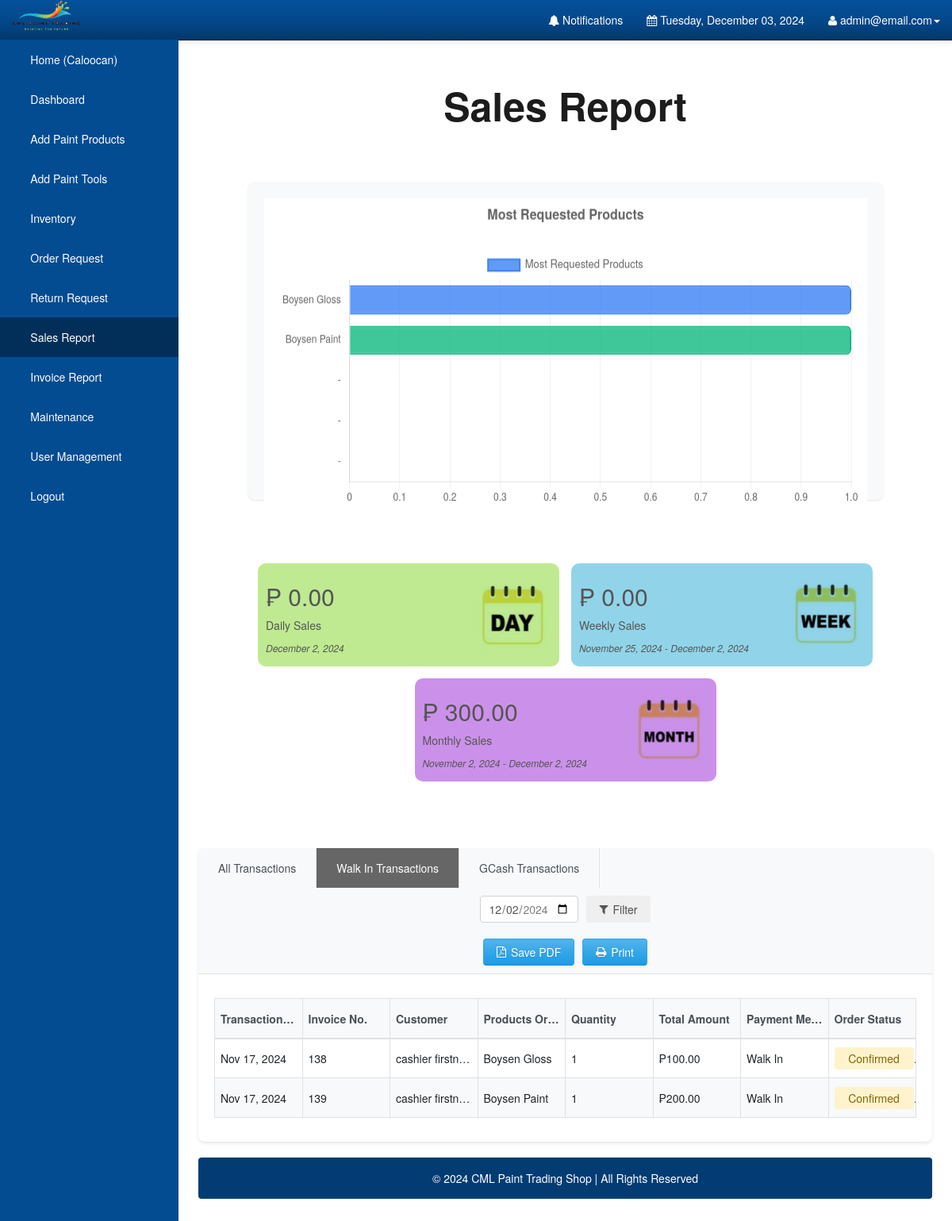
The page /Admin/salesreport.php?order_type=walk_in (signed in) on the database as committed earlier.
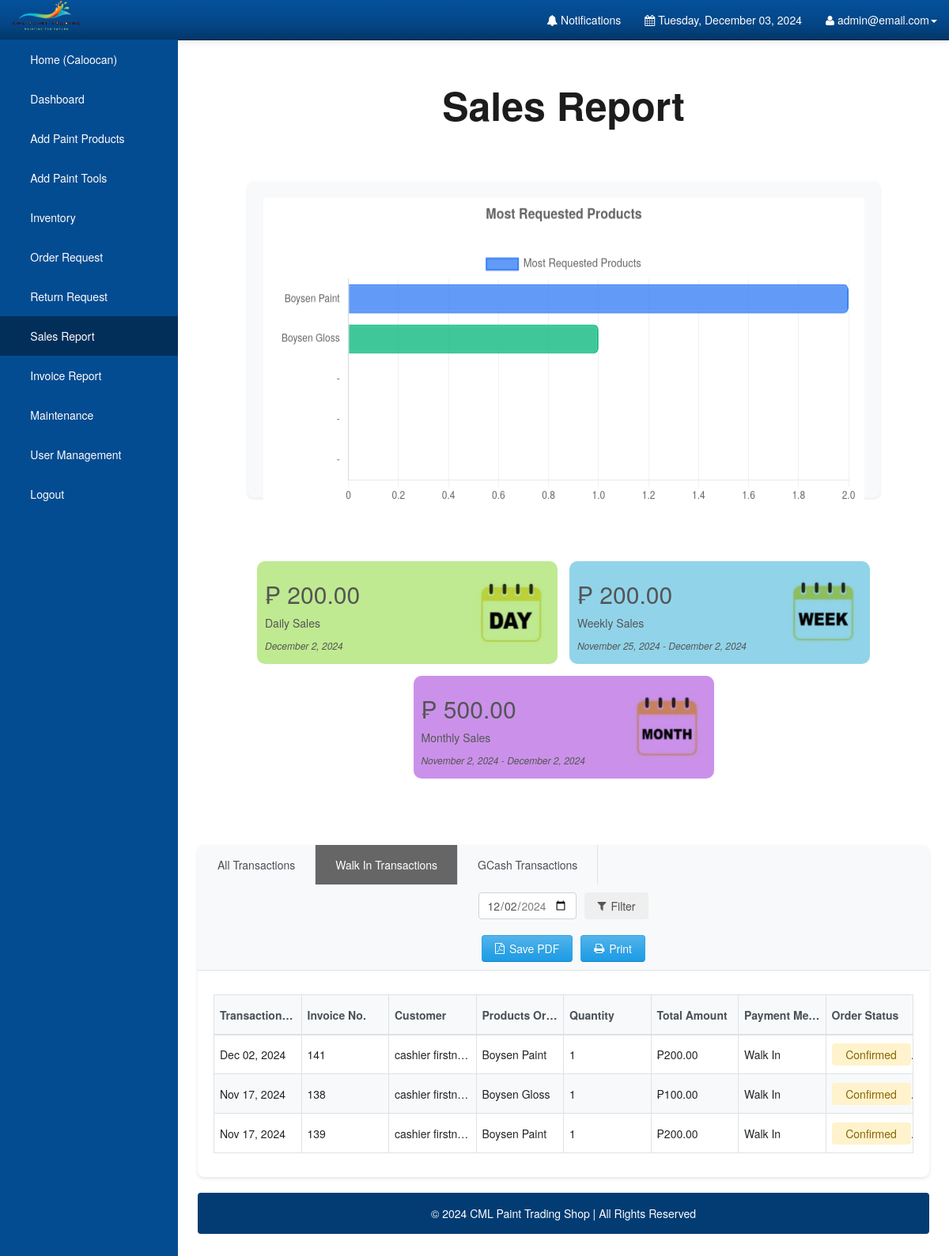
The same page on the database as committed later.
### tables this page shows
CREATE TABLE `orderdetails` (
  `order_id` int(10) UNSIGNED NOT NULL,
  `user_id` int(11) NOT NULL DEFAULT 0,
  `order_name` varchar(1000) NOT NULL DEFAULT '',
  `order_price` double NOT NULL DEFAULT 0,
  `order_quantity` int(10) UNSIGNED NOT NULL DEFAULT 0,
  `order_total` double NOT NULL DEFAULT 0,
  `order_status` varchar(45) NOT NULL DEFAULT '',
  `order_date` date DEFAULT NULL,
  `order_pick_up` datetime(6) DEFAULT NULL,
  `order_pick_place` enum('Quezon City','Caloocan','Valenzuela','San Jose de Monte') DEFAULT NULL,
  `gl` enum('Gallon','Liter') DEFAULT NULL,
  `payment_id` int(11) DEFAULT NULL,
  `product_id` int(11) DEFAULT NULL,
  `branch_id` int(11) DEFAULT NULL
);

CREATE TABLE `users` (
  `user_id` int(11) NOT NULL,
  `user_email` varchar(1000) NOT NULL,
  `user_password` varchar(1000) NOT NULL,
  `user_firstname` varchar(1000) NOT NULL,
  `user_lastname` varchar(1000) NOT NULL,
  `user_address` varchar(1000) NOT NULL,
  `user_mobile` varchar(255) NOT NULL,
  `type` enum('Admin','Customer','Cashier') DEFAULT NULL,
  `assigned_branch` enum('Caloocan','San Jose Del Monte, Bulacan','Quezon City','Valenzuela City') DEFAULT NULL
);

CREATE TABLE `paymentform` (
  `id` int(11) NOT NULL,
  `firstname` varchar(255) DEFAULT NULL,
  `lastname` varchar(255) DEFAULT NULL,
  `email` varchar(255) DEFAULT NULL,
  `address` text DEFAULT NULL,
  `mobile` varchar(255) NOT NULL,
  `payment_method` varchar(255) NOT NULL,
  `payment_type` varchar(255) NOT NULL,
  `amount` decimal(10,2) DEFAULT NULL,
  `payment_image_path` text NOT NULL,
  `created_at` timestamp NOT NULL DEFAULT current_timestamp(),
  `order_id` int(10) UNSIGNED DEFAULT NULL,
  `payment_status` varchar(20) DEFAULT 'verification',
  `months_paid` int(11) NOT NULL DEFAULT 0
);

### Admin/salesreport.php (shortened to what the rows shown need)
<?php
require_once 'config.php';
$order_type = $_GET['order_type'] ?? null;
?>
<!DOCTYPE html>
<html lang="en">
<head>
    <link rel="stylesheet" type="text/css" href="bootstrap/css/bootstrap.min.css" />
    <link rel="stylesheet" type="text/css" href="font-awesome/css/font-awesome.min.css" />
    <link rel="stylesheet" type="text/css" href="css/local.css" />
    <link rel="stylesheet" type="text/css" href="css/salesreport.css" />
    <link rel="stylesheet" href="https://cdn.jsdelivr.net/npm/sweetalert2@11/dist/sweetalert2.min.css">
</head>
<body>
    <div id="wrapper">
        <div id="page-wrapper" class="printable">
            <div class="sales-report-container">
                <h1 class="pageTitle hide-in-print">Sales Report</h1>
                <div id="analyticReports"  class="hide-in-print">
                    <div class="sales-report-content">
                        <?php
                            $order_type_str = '';
                            if (isset($order_type)) {
                                if($order_type === 'walk_in') {
                                    $order_type_str = ' AND LCASE(paymentform.payment_method) = \'walk in\'';
                                } else if($order_type === 'gcash') {
                                    $order_type_str = ' AND LCASE(paymentform.payment_method) = \'gcash\'';
                                }
                            }
                            $end_date = isset($_GET['end_date']) ? $_GET['end_date'] : date('Y-m-d');
                            $start_date = isset($_GET['start_date']) ? $_GET['start_date'] : date('Y-m-d', strtotime('@0'));
                            $start_date_weekly = date('Y-m-d', strtotime($end_date . '-7 days'));
                            $start_date_monthly = date('Y-m-d', strtotime($end_date . '-1 months'));
                            $date_filter = " AND (DATE(order_date) BETWEEN '{$start_date}' AND '{$end_date}')";
                            $stmt_daily = $DB_con->prepare(
                                'SELECT SUM(order_total) as daily_sales, DATE(order_date) as date
                                FROM orderdetails
                                    LEFT JOIN paymentform ON orderdetails.payment_id = paymentform.id
                                WHERE DATE(order_date) = ?' . $order_type_str . $date_filter
                            );
                            $stmt_daily->execute([$end_date]);
                            $daily = $stmt_daily->fetch(PDO::FETCH_ASSOC);
                            $dailySales = $daily['daily_sales'] ?? 0;
                            $stmt_weekly = $DB_con->prepare(
                                'SELECT SUM(order_total) as weekly_sales
                                 FROM orderdetails
                                    LEFT JOIN paymentform ON orderdetails.payment_id = paymentform.id
                                 WHERE (DATE(order_date) BETWEEN ? AND ?)' . $order_type_str . $date_filter
                            );
                            $stmt_weekly->execute([$start_date_weekly, $end_date]);
                            $weekly = $stmt_weekly->fetch(PDO::FETCH_ASSOC);
                            $weeklySales = $weekly['weekly_sales'] ?? 0;
                            $stmt_monthly = $DB_con->prepare(
                                'SELECT SUM(order_total) as monthly_sales
                                 FROM orderdetails
                                    LEFT JOIN paymentform ON orderdetails.payment_id = paymentform.id
                                 WHERE (DATE(order_date) BETWEEN ? AND ?)' . $order_type_str . $date_filter
                            );
                            $stmt_monthly->execute([$start_date_monthly, $end_date]);
                            $monthly = $stmt_monthly->fetch(PDO::FETCH_ASSOC);
                            $monthlySales = $monthly['monthly_sales'] ?? 0;
                        ?>
                        <div class="sales-report-item" data-toggle="modal" data-target="#dailySales">
                            <div>
                                <h2>&#8369 <?php echo number_format($dailySales, 2); ?></h2>
                            </div>
                        </div>
                        <div class="sales-report-item" data-toggle="modal" data-target="#weeklySales">
                            <div>
                                <h2>&#8369 <?php echo number_format($weeklySales, 2); ?></h2>
                            </div>
                        </div>
                        <div class="sales-report-item" data-toggle="modal" data-target="#monthlySales">
                            <div>
                                <h2>&#8369 <?php echo number_format($monthlySales, 2); ?></h2>
                            </div>
                        </div>
                    </div>
                </div>
                <div class="sales-report-transactions">
                    <div class="transactions-table">
                        <table>
                            <thead>
                                <tr>
                                    <th>Transaction Date</th>
                                    <th>Invoice No.</th>
                                    <th>Customer</th>
                                    <th>Products Ordered</th>
                                    <th>Quantity</th>
                                    <th>Total Amount</th>
                                    <th>Payment Method</th>
                                    <th>Order Status</th>
                                </tr>
                            </thead>
                            <tbody class="table-striped">
                                <?php
                            $stmt = $DB_con->prepare('
                                SELECT
                                    users.user_email,
                                    users.user_firstname,
                                    users.user_lastname,
                                    users.user_address,
                                    orderdetails.*,
                                    paymentform.payment_method
                                FROM users
                                INNER JOIN orderdetails ON users.user_id = orderdetails.user_id
                                LEFT JOIN paymentform ON orderdetails.payment_id = paymentform.id WHERE date(orderdetails.order_date) <= ?'
                                 . $order_type_str .
                                'ORDER BY orderdetails.order_date DESC
                            ');
                            $stmt->execute([$end_date]);
                                if ($stmt->rowCount() > 0) {
                                    while ($row = $stmt->fetch(PDO::FETCH_ASSOC)) {
                                        $customerName = $row['user_firstname'] . ' ' . $row['user_lastname'];
                                        $orderDate = date('M d, Y', strtotime($row['order_date']));
                                        $statusClass = strtolower($row['order_status']) == 'completed' ? 'status-completed' :
                                                    (strtolower($row['order_status']) == 'cancelled' ? 'status-cancelled' : 'status-pending');
                                        ?>
                                        <tr>
                                            <td><?php echo htmlspecialchars($orderDate); ?></td>
                                            <td><?php echo htmlspecialchars($row['order_id']); ?></td>
                                            <td><?php echo htmlspecialchars($customerName); ?></td>
                                            <td><?php echo htmlspecialchars($row['order_name']); ?></td>
                                            <td><?php echo htmlspecialchars($row['order_quantity']); ?></td>
                                            <td>₱<?php echo number_format($row['order_total'], 2); ?></td>
                                            <td><?php echo htmlspecialchars($row['payment_method'] ?? 'N/A'); ?></td>
                                            <td><span class="order-status <?php echo $statusClass; ?>"><?php echo htmlspecialchars($row['order_status']); ?></span></td>
                                        </tr>
                                        <?php
                                    }
                                } else {
                                    ?>
                                    <tr>
                                        <td colspan="8" style="text-align: center;">No transactions found.</td>
                                    </tr>
                                    <?php
                                }
                                ?>
                            </tbody>
                        </table>
                    </div>
                </div>
            </div>
        </div>
    </div>
</body>
</html>

Rows that differ between the two databases and show on the page:
added orderdetails: order_date "Dec 02, 2024", order_id "141", user.user_lastname "cashier firstn…", order_name "Boysen Paint", order_quantity "1", order_total "200.00", payment.payment_method "Walk In", order_status "Confirmed"
Other text that changed with them:
chart data {{ json_encode($top_requested_product) }}: ["Boysen Gloss","Boysen Paint","-","-","-"] → ["Boysen Paint","Boysen Gloss","-","-","-"]
chart data {{ json_encode($top_requested_product_qty) }}: ["1","1",0,0,0] → ["2","1",0,0,0]
$dailySales: "0.00" → "200.00"
$weeklySales: "0.00" → "200.00"
$monthlySales: "300.00" → "500.00"
